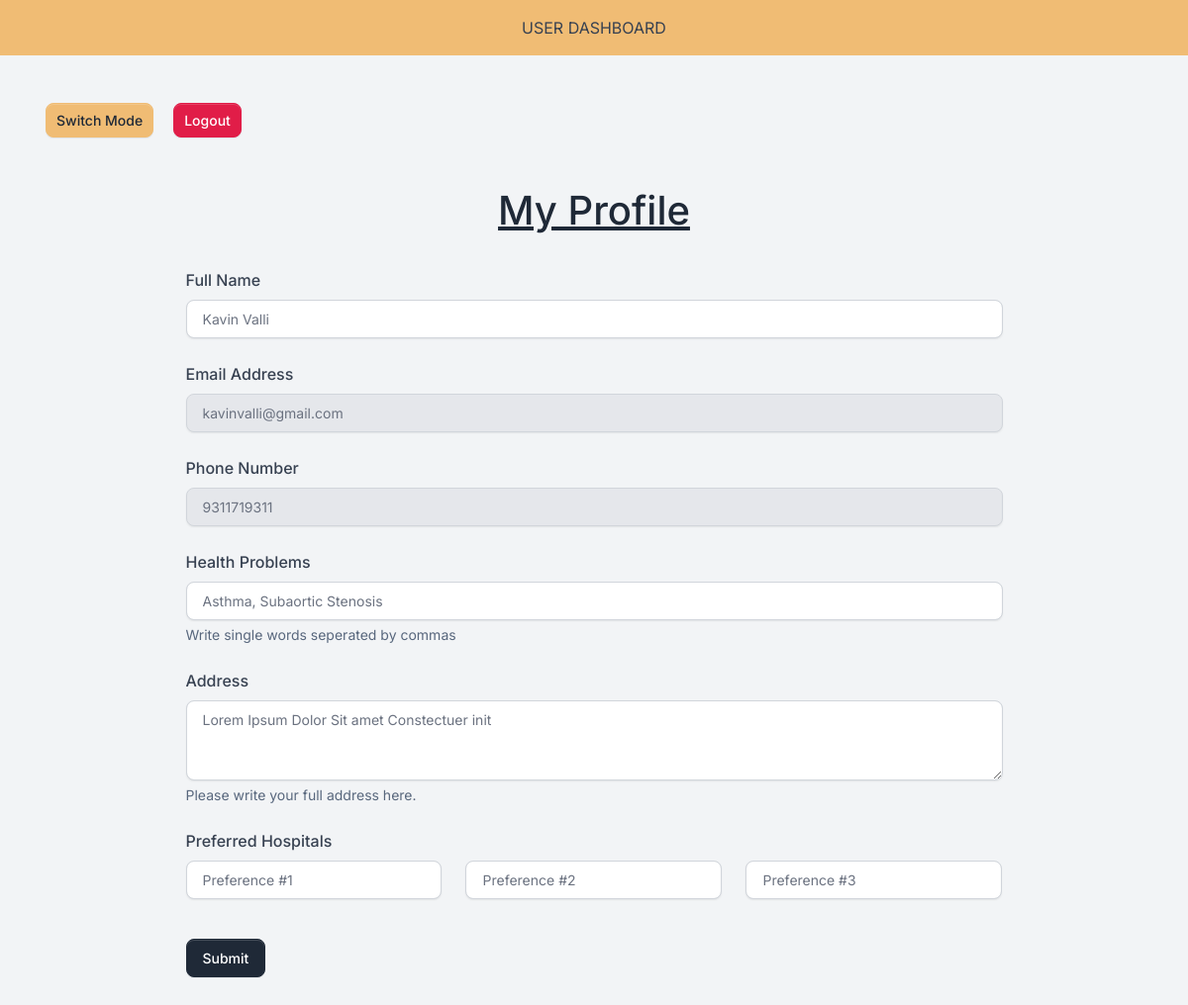
Page /dashboard/user/ (signed in) on the committed database.
### tables this page shows
CREATE TABLE `user` (
  `id` int(11) NOT NULL,
  `name` varchar(255) NOT NULL,
  `email` varchar(255) NOT NULL,
  `phone` varchar(10) NOT NULL,
  `password` varchar(255) NOT NULL,
  `age` varchar(3) NOT NULL,
  `health_problems` mediumtext NOT NULL,
  `address` text NOT NULL,
  `ph_1` int(11) DEFAULT NULL,
  `ph_2` int(11) DEFAULT NULL,
  `ph_3` int(11) DEFAULT NULL
);

### dashboard/functions.inc.php (called while the page is built, shortened)
<?php
$conn = new mysqli('localhost', 'root', '', 'xhacks') or die(mysqli_errno());
function userProfile() {
    global $conn;
    $sessUserId = $_SESSION['user_id'];
    $rows = array();
    $stmt = $conn->prepare("SELECT * FROM `user` WHERE `id` = ?");
    $stmt->bind_param('i', $sessUserId);
    $stmt->execute();
    if($stmt) {
        $result = $stmt->get_result();
        if($result) {
            while($row = $result->fetch_assoc()) {
                array_push($rows, $row);
            }
            return $rows;
        }
    }
}
?>

### dashboard/user/index.php (the view, shortened to what this page needs)
<?php
    include '../functions.inc.php';
?>
<!DOCTYPE html>
<html lang="en">
<head>
    <link rel="stylesheet" href="../assets/css/bootstrap.css" />
</head>
<nav class="py-3 bg-secondary">
    <center><div><span>USER DASHBOARD</span></div></center>
</nav>
<body class="bg-light">
    <div class="container mt-5">
    <div><a class="btn btn-sm btn-secondary" href="emergency-mode.php" style="margin-right: 20px;">Switch Mode</a><button class="btn btn-sm btn-danger" onclick="document.getElementById('logout-user-form').submit()">Logout</button></div>
        <div class="row justify-content-center">
            <div class="col-md-9">
                <div class="profile-page pt-5">
                    <h1 class="text-center"><u>My Profile</u></h1><br>
                    <form action="" method="POST">
                        <?php
                            $profiles = userProfile();
                            foreach($profiles as $profile) {
                        ?>
                        <div class="mb-4">
                            <label class="form-label">Full Name</label>
                            <input type="text" class="form-control" name="name" value="<?php echo isset($_POST['submit']) && isset($_POST['name']) ? $_POST['name'] : $profile['name']; ?>" />
                        </div>
                        <div class="mb-4">
                            <label class="form-label">Email Address</label>
                            <input type="email" class="form-control" disabled value="<?php echo $profile['email']; ?>" />
                        </div>
                        <div class="mb-4">
                            <label class="form-label">Phone Number</label>
                            <input type="text" class="form-control" disabled value="<?php echo $profile['phone']; ?>" />
                        </div>
                        <div class="mb-4">
                            <label class="form-label">Health Problems</label>
                            <input type="text" name="health_problems" class="form-control"
                                value="<?php echo isset($_POST['submit']) && isset($_POST['health_problems']) ? $_POST['health_problems'] : $profile['health_problems']; ?>" />
                            <div id="emailHelp" class="form-text">Write single words seperated by commas</div>
                        </div>
                        <div class="mb-4">
                            <label class="form-label">Address</label>
                            <textarea name="address" rows="3" cols="2" class="form-control"><?php echo isset($_POST['submit']) && isset($_POST['address']) ? $_POST['address'] : $profile['address']; ?></textarea>
                            <div id="emailHelp" class="form-text">Please write your full address here.</div>
                        </div>
                        <?php }
                        ?>
                        <div class="row">
                            <div class="col-md-4">
                                <div class="mb-3">
                                    <label class="form-label">Preferred Hospitals</label>
                                    <select class="form-control" name="ph1">
                                        <option value="" selected disabled>Preference #1</option>
                                    </select>
                                </div>
                            </div>
                            <div class="col-md-4">
                                <div class="mb-3">
                                    <label class="form-label">&nbsp;</label>
                                    <select class="form-control" name="ph2">
                                        <option value="" selected disabled>Preference #2</option>
                                    </select>
                                </div>
                            </div>
                            <div class="col-md-4">
                                <div class="mb-3">
                                    <label class="form-label">&nbsp;</label>
                                    <select class="form-control" name="ph3">
                                        <option value="" selected disabled>Preference #3</option>
                                    </select>
                                </div>
                            </div>
                        </div>
                </div>
                <br>
                <button type="submit" name="submit" class="btn btn-primary">Submit</button>
                <br><br>
            </div>
        </div>
    </div>
</body>
</html>

### rows in the picture
user: name "Kavin Valli", email "kavinvalli@gmail.com", phone "9311719311", health_problems "Asthma, Subaortic Stenosis", address "Lorem Ipsum Dolor Sit amet Constectuer init"
